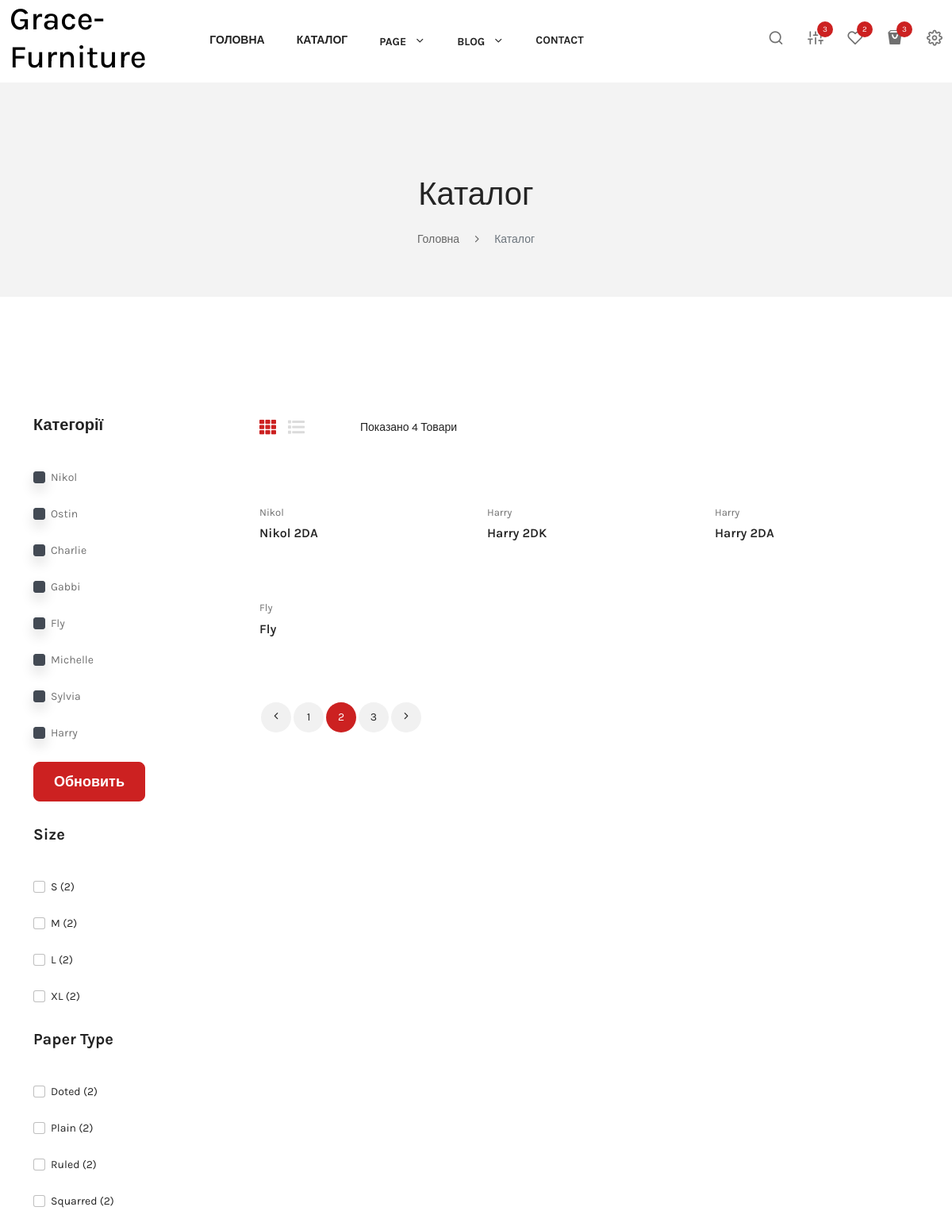
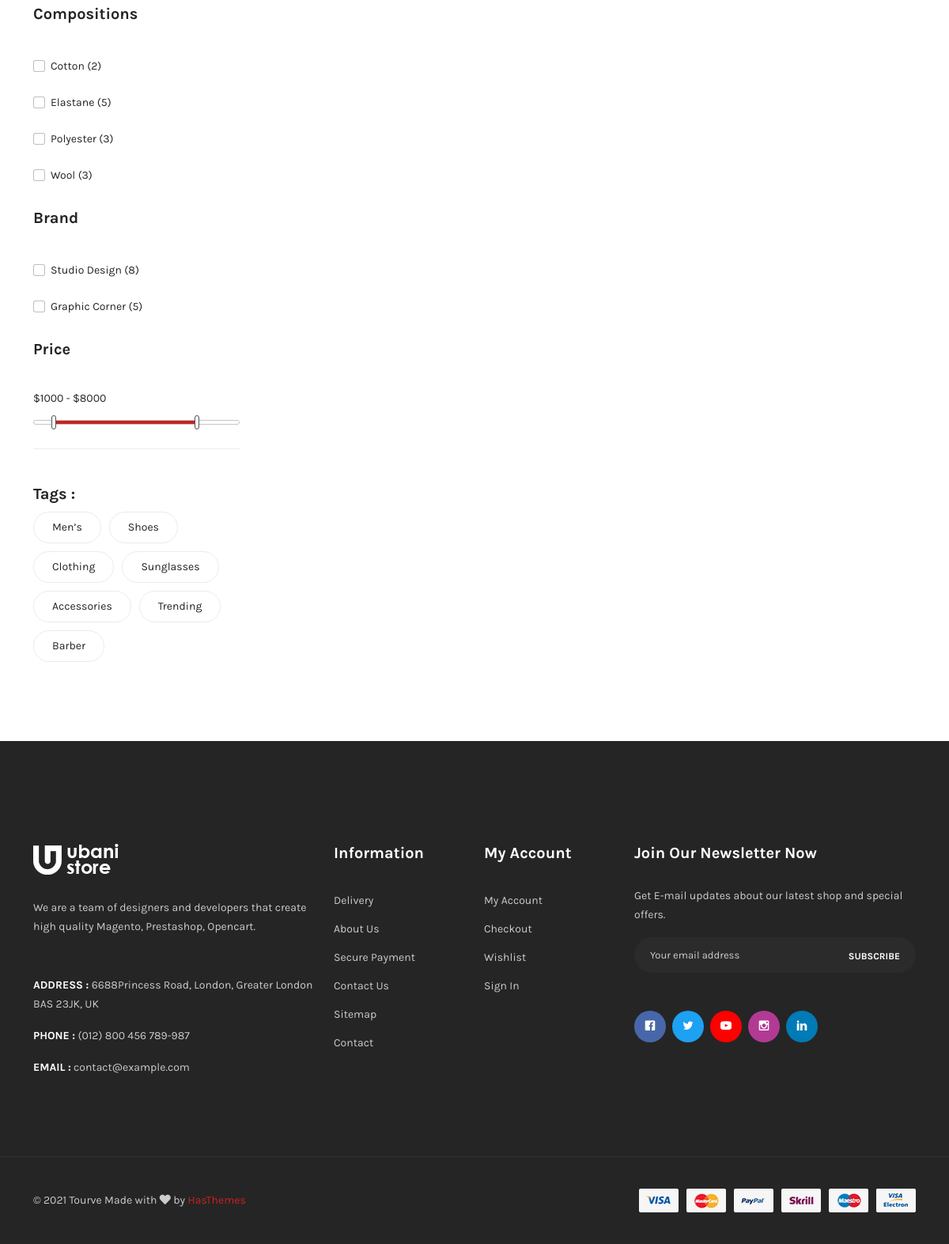
Page /catalog/ on the committed database (2 pictures, top to bottom).
### cart/models.py (models this page shows, shortened)
class SofaModel(models.Model):
    title = models.CharField(max_length=100)
    desc = models.TextField(max_length=1000)
    main_image = models.ImageField(upload_to='cart/img/main_img', blank=True, null=True)
    slug = models.SlugField(max_length=100, db_index=True, unique=True, null=True, blank=True)
    category = models.ForeignKey(SofaModels, on_delete=models.CASCADE)
    sofa_type = models.ForeignKey(SofaTypes, on_delete=models.CASCADE)
    sofa_color = models.ForeignKey(SofaColor, on_delete=models.CASCADE)
    class Meta:
        verbose_name_plural = 'Диваны'
        verbose_name = 'Диваны'

class SofaModels(models.Model):
    name = models.CharField(max_length=100, db_index=True, unique=True)
    img = models.ImageField(upload_to='cart/img/model_img')
    class Meta:
        verbose_name_plural = 'Модели диванов'
        verbose_name = 'Модели диванов'
    def __str__(self):
        return self.name

### cart/views.py (the view)
# urls.py: path('', cart_view, name='cart_view'),
def cart_view(request):
    queryset = SofaModel.objects.none()
    sofas = queryset
    if cur_category := request.GET.getlist('category'):
        sofas = SofaModel.objects.filter(category__name__in=cur_category)
    if cur_type := request.GET.getlist('type'):
        sofas = sofas.filter(sofa_type__name__in=cur_type)
    if cur_color := request.GET.getlist('color'):
        sofas = sofas.filter(sofa_color__name__in=cur_color)
    queryset = sofas
    if not cur_category and not cur_color and not cur_type:
        queryset = SofaModel.objects.all()
    categories = SofaModels.objects.all()
    types = SofaTypes.objects.all()
    colors = SofaColor.objects.all()
    return render(request, 'cart_detail_2.html', context={'sofas': queryset,
                                                        'categories': categories,
                                                        'cur_category': cur_category,
                                                        'cur_color': cur_color,
                                                        'cur_type': cur_type,
                                                        'types': types,
                                                        'colors': colors})

### cart/templates/cart_detail_2.html (shortened to what this page needs)
{% extends 'index-2.html' %}
{% block content %}
    <div class="page-banner-section section">
        <div class="container">
            <div class="page-banner-content text-center">
                <h2 class="page-banner-title">Каталог</h2>
                <ul class="breadcrumb justify-content-center">
                   <li class="breadcrumb-item"><a href="{% url 'index' %}">Головна</a></li>
    <li class="breadcrumb-item active">Каталог</li>
                </ul>
            </div>
        </div>
    </div>
    <div class="shop-section section section-padding mt-n10">
        <div class="container">
            <div class="row flex-row-reverse">
                <div class="col-lg-9">
                    <div class="shop-top-bar">
                        <div class="row">
                            <div class="col-md-6">
                                <div class="shop-top-content">
                                    <ul class="nav">
                                        <li><button class="active" data-bs-toggle="tab" data-bs-target="#grid"><i class="fas fa-th"></i></button></li>
                                        <li><button data-bs-toggle="tab" data-bs-target="#list"><i class="fas fa-list"></i></button></li>
                                    </ul>
                                    <p class="shop-text">{% if not cur_color and not cur_type and not cur_category %}Показано {{ sofas|length }} товари
                                                        {% else %}Показано {{ sofas|length }} товари за фільтрами: {% for item in cur_category %}{{ item }}, {% endfor %}
                                                                                                                   {% for item in cur_type %}{{ item }}, {% endfor %}
                                                                                                                    {% for item in cur_color %}{{ item }}, {% endfor %}{% endif %}</p>
                                </div>
                            </div>
                        </div>
                    </div>
                    <div class="tab-content">
                        <div class="tab-pane fade show active" id="grid">
                            <div class="shop-grid-items">
                                <div class="row g-0">
                                    {% for item in sofas %}
                                    <div class="col-lg-4 col-sm-6">
                                        <div class="product-item">
                                            <div class="image-block">
                                                <a href="{% url 'model_view' item.slug %}">
                                                </a>
                                            </div>
                                            <div class="product-desc">
                                                <div class="product-features-reviews">
                                                    <a href="#" class="features">{{ item.category }}</a>
                                                </div>
                                                <h4 class="product-name"><a href="{% url 'model_view' item.slug %}">{{ item.title }}</a></h4>
                                            </div>
                                        </div>
                                    </div>
                                    {% endfor %}
                                </div>
                            </div>
                        </div>
                    </div>
                    <div class="bottom-bar d-flex flex-wrap justify-content-center justify-content-sm-between align-items-center">
                        <div class="page-pagination">
                            <ul class="pagination ">
                                <li class="page-item"><a class="page-link" href="#"><i class="icon-chevron-left"></i></a></li>
                                <li class="page-item"><a class="page-link" href="#">1</a></li>
                                <li class="page-item"><a class="page-link active" href="#">2</a></li>
                                <li class="page-item"><a class="page-link" href="#">3</a></li>
                                <li class="page-item"><a class="page-link" href="#"><i class="icon-chevron-right"></i></a></li>
                            </ul>
                        </div>
                    </div>
                </div>
                <div class="col-lg-3">
                    <div class="sidebar-widget">
                            <div class="widget-item">
                                <h5 class="widget-title">Категорії</h5>
                            <form action="" method="get">
                                <ul class="widget-color">
                                    {% for item in categories %}
                                    <li>
                                        <label>
                                            <span class="form-check">
                        <input name="category" class="form-check-input shadow" data-color="#434A54" type="checkbox" value="{{ item.name }}">
                    </span>
                                            <a>{{ item.name }}</a>
                                        </label>
                                    </li>
                                    {% endfor %}
                                </ul><br>
                            <input type="submit" value="Обновить" class="btn btn-lg btn-block btn-primary">
                            </form>
                            </div>
                            <div class="widget-item">
                                <h5 class="widget-title">Size</h5>
                                <ul class="widget-size">
                                    <li>
                                        <label>
                                            <span class="form-check">
                        <input class="form-check-input" type="checkbox">
                    </span>
                                            <a href="#">S <span>(2)</span></a>
                                        </label>
                                    </li>
                                    <li>
                                        <label>
                                            <span class="form-check">
                        <input class="form-check-input" type="checkbox">
                    </span>
                                            <a href="#">M <span>(2)</span></a>
                                        </label>
                                    </li>
                                    <li>
                                        <label>
                                            <span class="form-check">
                        <input class="form-check-input" type="checkbox">
                    </span>
                                            <a href="#">L <span>(2)</span></a>
                                        </label>
                                    </li>
                                    <li>
                                        <label>
                                            <span class="form-check">
                        <input class="form-check-input" type="checkbox">
                    </span>
                                            <a href="#">XL <span>(2)</span></a>
                                        </label>
                                    </li>
                                </ul>
                            </div>
                            <div class="widget-item">
                                <h5 class="widget-title">Paper Type</h5>
                                <ul class="widget-type">
                                    <li>
                                        <label>
                                            <span class="form-check">
                        <input class="form-check-input" type="checkbox">
                    </span>
                                            <a href="#">Doted <span>(2)</span></a>
                                        </label>
                                    </li>
                                    <li>
                                        <label>
                                            <span class="form-check">
                        <input class="form-check-input" type="checkbox">
                    </span>
                                            <a href="#">Plain <span>(2)</span></a>
                                        </label>
                                    </li>
                                    <li>
                                        <label>
                                            <span class="form-check">
                        <input class="form-check-input" type="checkbox">
                    </span>
                                            <a href="#">Ruled <span>(2)</span></a>
                                        </label>
                                    </li>
                                    <li>
                                        <label>
                                            <span class="form-check">
                        <input class="form-check-input" type="checkbox">
                    </span>
                                            <a href="#">Squarred <span>(2)</span></a>
                                        </label>
                                    </li>
                                </ul>
                            </div>
                            <div class="widget-item">
                                <h5 class="widget-title">Compositions</h5>
                                <ul class="widget-compositions">
                                    <li>
                                        <label>
                                            <span class="form-check">
                        <input class="form-check-input" type="checkbox">
                    </span>
                                            <a href="#">Cotton <span>(2)</span></a>
                                        </label>
                                    </li>
                                    <li>
                                        <label>
                                            <span class="form-check">
                        <input class="form-check-input" type="checkbox">
                    </span>
                                            <a href="#">Elastane <span>(5)</span></a>
                                        </label>
                                    </li>
                                    <li>
                                        <label>
                                            <span class="form-check">
                        <input class="form-check-input" type="checkbox">
                    </span>
                                            <a href="#">Polyester <span>(3)</span></a>
                                        </label>
                                    </li>
                                    <li>
                                        <label>
                                            <span class="form-check">
                        <input class="form-check-input" type="checkbox">
                    </span>
                                            <a href="#">Wool <span>(3)</span></a>
                                        </label>
                                    </li>
                                </ul>
                            </div>
                            <div class="widget-item">
                                <h5 class="widget-title">Brand</h5>
                                <ul class="widget-brand">
                                    <li>
                                        <label>
                                            <span class="form-check">
                        <input class="form-check-input" type="checkbox">
                    </span>
                                            <a href="#">Studio Design <span>(8)</span></a>
                                        </label>
                                    </li>
                                    <li>
                                        <label>
                                            <span class="form-check">
                        <input class="form-check-input" type="checkbox">
                    </span>
                                            <a href="#">Graphic Corner <span>(5)</span></a>
                                        </label>
                                    </li>
                                </ul>
                            </div>
                            <div class="widget-item">
                                <h5 class="widget-title">Price</h5>
                                <div class="widget-price">
                                    <input type="text" disabled id="amount">
                                    <div id="slider-range"></div>
                                </div>
                            </div>
                        </div>
                        <div class="widget-tags">
                            <h5 class="widget-title">Tags :</h5>
                            <div class="widget-tags-items">
                                <a href="#">Men’s</a>
                                <a href="#">Shoes</a>
                                <a href="#">Clothing</a>
                                <a href="#">Sunglasses</a>
                                <a href="#">Accessories</a>
                                <a href="#">Trending</a>
                                <a href="#">Barber</a>
                            </div>
                        </div>
                    </div>
                </div>
            </div>
        </div>
   {% endblock %}

### rows in the picture
SofaModel: category "Nikol", title "Nikol 2DA"
SofaModel: category "Harry", title "Harry 2DK"
SofaModel: category "Harry", title "Harry 2DA"
SofaModel: category "Fly", title "Fly"
SofaModels: name "Nikol"
SofaModels: name "Ostin"
SofaModels: name "Charlie"
SofaModels: name "Gabbi"
SofaModels: name "Fly"
SofaModels: name "Michelle"
SofaModels: name "Sylvia"
SofaModels: name "Harry"

### other values in the picture
{{ sofas|length }} "4"
